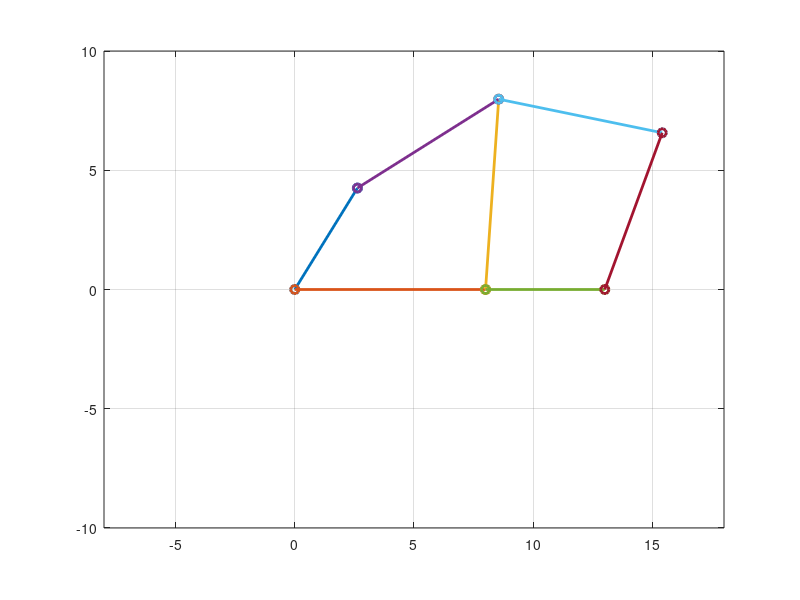

Source code (MATLAB):
clc
clearvars;

l1 = 8 ; % ground link
l2 = 5 ; % crank 
l3 = 7 ; % coupler
l4 = 8 ; % rocker/follower
l5 = 7 ;
l6 = 7 ;
l7 = 5 ;

for t = 0:0.01:1
    omega2 = pi/4; omega2 = rad2deg(omega2);
    th2 = omega2*t;
    A = sin(th2);
    B = cos(th2) - (l1/l2);
    C = -(l1/l4)*cos(th2) + [((l1)^2 + (l2)^2 + (l4)^2 - (l3)^2)/(2*l2*l4)];
    
    th41 = 2*atan([A-sqrt(A^2+B^2-C^2)]/(B+C));
    th42 = 2*atan([A+sqrt(A^2+B^2-C^2)]/(B+C));
    
    D = -(l1/l3)*cos(th2) + [((l1)^2 + (l2)^2 + (l3)^2 - (l4)^2)/(2*l2*l3)];
    
    th31 = 2*atan([A-sqrt(A^2+B^2-D^2)]/(B+D));
    th32 = 2*atan([A+sqrt(A^2+B^2-D^2)]/(B+D));
    
    E = sin(th41);
    F = cos(th41) - (l7/l4);
    G = -(l7/l6)*cos(th41) + [((l7)^2 + (l4)^2 + (l6)^2 - (l5)^2)/(2*l4*l6)];
     
    th61 = 2*atan([E-sqrt(E^2+F^2-G^2)]/(F+G)); 
    th62 = 2*atan([E+sqrt(E^2+F^2-G^2)]/(F+G));

    M = -(l7/l5)*cos(th41) + [((l7)^2 + (l4)^2 + (l5)^2 - (l6)^2)/(2*l4*l5)];
     
    th51 = 2*atan([E-sqrt(E^2+F^2-M^2)]/(F+M)); 
    th52 = 2*atan([E+sqrt(E^2+F^2-M^2)]/(F+M));
    
    plot([0 l2*cos(th2)],[0 l2*sin(th2)],'o-','linewidth',2); hold on
    plot([0 l1],[0 0],'o-','linewidth',2); hold on
    plot([l1 l1+l4*cos(th41)],[0 l4*sin(th41)],'o-','linewidth',2); hold on
    plot([l2*cos(th2) l2*cos(th2)+l3*cos(pi+th32)],[l2*sin(th2) l2*sin(th2)+l3*sin(pi+th32)],'o-','linewidth',2); 
    hold on
    plot([l1 l1+l7],[0 0],'o-','linewidth',2);
    hold on
    plot([l1+l4*cos(th41) l1+l7+l6*cos(th61)],[l4*sin(th41) l6*sin(th61)],'o-','linewidth',2);
    hold on
    plot([l1+l7 l1+l7+l6*cos(th61)],[0 l6*sin(th61)],'o-','linewidth',2);
    hold off
    grid on
    axis(gca,'equal');
    axis([-8 18 -10 10])
    pause(0.1)
    drawnow
end
